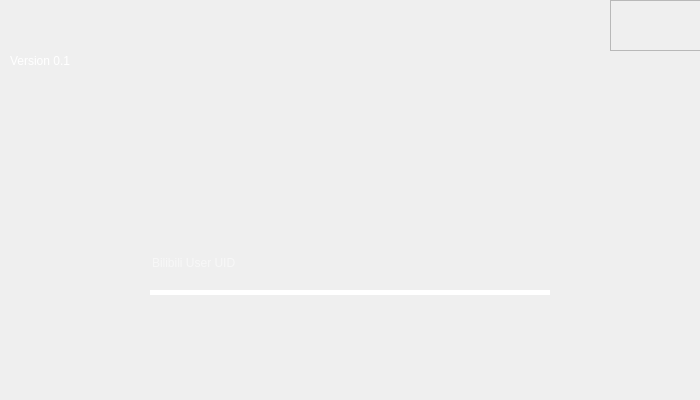
<?xml version="1.0" encoding="UTF-8"?>
<ui version="4.0">
 <class>Form</class>
 <widget class="QWidget" name="Form">
  <property name="geometry">
   <rect>
    <x>0</x>
    <y>0</y>
    <width>700</width>
    <height>400</height>
   </rect>
  </property>
  <property name="minimumSize">
   <size>
    <width>700</width>
    <height>400</height>
   </size>
  </property>
  <property name="maximumSize">
   <size>
    <width>700</width>
    <height>400</height>
   </size>
  </property>
  <property name="windowTitle">
   <string>Form</string>
  </property>
  <property name="styleSheet">
   <string notr="true"/>
  </property>
  <widget class="QLabel" name="background">
   <property name="geometry">
    <rect>
     <x>0</x>
     <y>0</y>
     <width>700</width>
     <height>400</height>
    </rect>
   </property>
   <property name="styleSheet">
    <string notr="true"/>
   </property>
   <property name="text">
    <string/>
   </property>
  </widget>
  <widget class="QLineEdit" name="login_uid">
   <property name="geometry">
    <rect>
     <x>150</x>
     <y>235</y>
     <width>400</width>
     <height>60</height>
    </rect>
   </property>
   <property name="styleSheet">
    <string notr="true">font: 30pt &quot;猫啃什锦黑-轻量版&quot;;
border:none;
border-bottom:5px solid rgba(255,255,255,255);
background-color: rgba( 0, 0, 0, 0);
color: rgb(255,255,255);</string>
   </property>
   <property name="placeholderText">
    <string>Bilibili User UID</string>
   </property>
  </widget>
  <widget class="QPushButton" name="login">
   <property name="geometry">
    <rect>
     <x>270</x>
     <y>315</y>
     <width>161</width>
     <height>71</height>
    </rect>
   </property>
   <property name="styleSheet">
    <string notr="true">QPushButton{
	border:none;
}
QPushButton:hover{
	padding-bottom:5px;
}
 QPushButton:hover {
        icon: url(:/icon/icon/login_hover.png);
    }</string>
   </property>
   <property name="text">
    <string/>
   </property>
   <property name="icon">
    <iconset resource="../pic/res.qrc">
     <normaloff>:/icon/icon/login.png</normaloff>:/icon/icon/login.png</iconset>
   </property>
   <property name="iconSize">
    <size>
     <width>150</width>
     <height>150</height>
    </size>
   </property>
  </widget>
  <widget class="QLabel" name="logo">
   <property name="geometry">
    <rect>
     <x>-50</x>
     <y>-70</y>
     <width>200</width>
     <height>200</height>
    </rect>
   </property>
   <property name="styleSheet">
    <string notr="true">border-image: url(:/logo/logo/up1.png);</string>
   </property>
   <property name="text">
    <string/>
   </property>
  </widget>
  <widget class="QLabel" name="version">
   <property name="geometry">
    <rect>
     <x>10</x>
     <y>50</y>
     <width>131</width>
     <height>21</height>
    </rect>
   </property>
   <property name="styleSheet">
    <string notr="true">font: 12pt &quot;猫啃什锦黑-轻量版&quot;;
color: rgb(255, 255, 255);</string>
   </property>
   <property name="text">
    <string>Version 0.1</string>
   </property>
  </widget>
  <widget class="QFrame" name="frame">
   <property name="geometry">
    <rect>
     <x>610</x>
     <y>0</y>
     <width>91</width>
     <height>51</height>
    </rect>
   </property>
   <property name="styleSheet">
    <string notr="true">QPushButton{
	border:none;
}
</string>
   </property>
   <property name="frameShape">
    <enum>QFrame::Shape::StyledPanel</enum>
   </property>
   <property name="frameShadow">
    <enum>QFrame::Shadow::Raised</enum>
   </property>
   <layout class="QHBoxLayout" name="horizontalLayout">
    <item>
     <widget class="QPushButton" name="showmini_mini">
      <property name="styleSheet">
       <string notr="true"> QPushButton:hover {
        icon: url(:/icon/icon/showmini_mini_hover);
    }
</string>
      </property>
      <property name="text">
       <string/>
      </property>
      <property name="icon">
       <iconset resource="../pic/res.qrc">
        <normaloff>:/icon/icon/showmini_mini.png</normaloff>:/icon/icon/showmini_mini.png</iconset>
      </property>
      <property name="iconSize">
       <size>
        <width>20</width>
        <height>20</height>
       </size>
      </property>
     </widget>
    </item>
    <item>
     <widget class="QPushButton" name="close_mini">
      <property name="styleSheet">
       <string notr="true"> QPushButton:hover {
        icon: url(:/icon/icon/close_mini_hover.png);
    }

</string>
      </property>
      <property name="text">
       <string/>
      </property>
      <property name="icon">
       <iconset resource="../pic/res.qrc">
        <normaloff>:/icon/icon/close_mini.png</normaloff>:/icon/icon/close_mini.png</iconset>
      </property>
      <property name="iconSize">
       <size>
        <width>20</width>
        <height>20</height>
       </size>
      </property>
     </widget>
    </item>
   </layout>
  </widget>
 </widget>
 <resources>
  <include location="../pic/res.qrc"/>
 </resources>
 <connections>
  <connection>
   <sender>close_mini</sender>
   <signal>clicked()</signal>
   <receiver>Form</receiver>
   <slot>close()</slot>
   <hints>
    <hint type="sourcelabel">
     <x>672</x>
     <y>25</y>
    </hint>
    <hint type="destinationlabel">
     <x>734</x>
     <y>-13</y>
    </hint>
   </hints>
  </connection>
  <connection>
   <sender>showmini_mini</sender>
   <signal>clicked()</signal>
   <receiver>Form</receiver>
   <slot>showMinimized()</slot>
   <hints>
    <hint type="sourcelabel">
     <x>637</x>
     <y>19</y>
    </hint>
    <hint type="destinationlabel">
     <x>703</x>
     <y>-20</y>
    </hint>
   </hints>
  </connection>
 </connections>
</ui>
